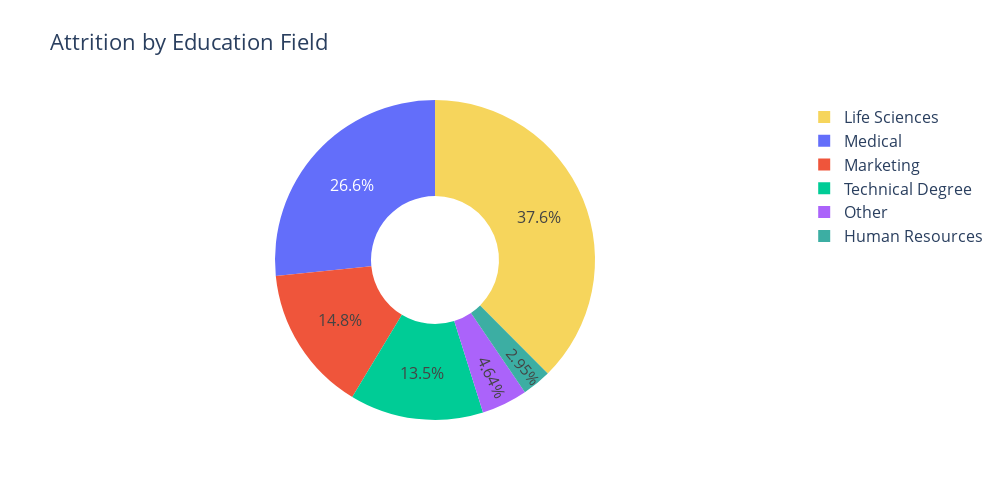

This figure's notebook cell:
### Code cell
# create a donut chart
fig = go.Figure(data=[go.Pie(
    labels=attrition_by['EducationField'],
    values=attrition_by['Count'],
    hole=0.4,
    marker=dict(colors=['#3CAEA3', '#F6D55C']),
    textposition='inside'
)])

# update the layout
fig.update_layout(title='Attrition by Education Field',
                 font=dict(size=16),
                 width=1000,height=500
)

fig.show()

### Figure 1 — Plotly figure (JSON) as saved in the notebook; plotly's stock layout.template omitted (floating-point values rounded to 4 significant figures)
{"data": [{"hole": 0.4, "labels": ["Human Resources", "Life Sciences", "Marketing", "Medical", "Other", "Technical Degree"], "marker": {"colors": ["#3CAEA3", "#F6D55C"]}, "textposition": "inside", "type": "pie", "values": [7, 89, 35, 63, 11, 32]}], "layout": {"font": {"size": 16}, "height": 500, "title": {"text": "Attrition by Education Field"}, "width": 1000}}
